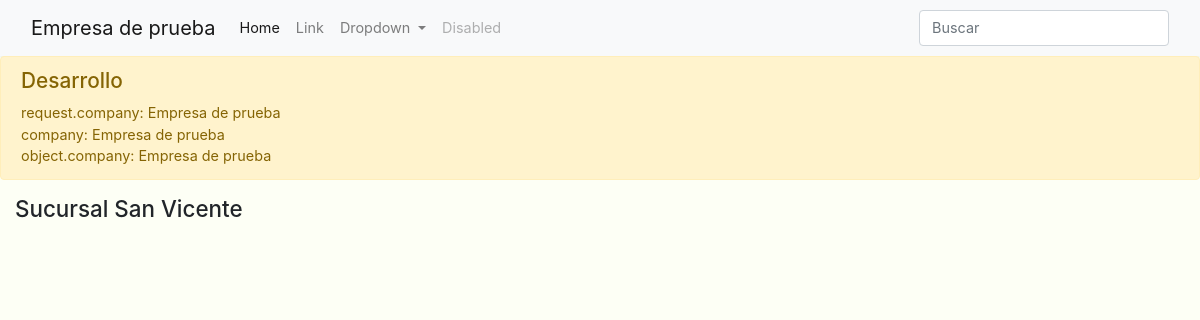
The page /company/company/1/warehouse/warehouse/list/1/ (signed in) on the database its author committed.
### company/models.py (models this page shows, shortened)
class Company(models.Model, utils.ModelBase):
    site = models.ForeignKey(Site, on_delete=models.PROTECT, editable=False)
    users = models.ManyToManyField(settings.AUTH_USER_MODEL, blank=True)
    admin_users = models.ManyToManyField(settings.AUTH_USER_MODEL,
    related_name="admin_users_company_set", blank=True)
    name = models.CharField(_l("nombre"), max_length=100,
    help_text=_l("nombre de la empresa para el público."))
    business_name = models.CharField(_l("Razón social"), max_length=100,
    help_text=_l("nombre legal registrado de la empresa."))
    is_active = models.BooleanField(_l("activo"), default=True)
    create_user = models.ForeignKey(settings.AUTH_USER_MODEL,
    related_name="create_user_company_set", on_delete=models.PROTECT, null=True,
    blank=True, editable=True)
    create_date = models.DateTimeField(auto_now_add=True, null=True,
    blank=True, editable=False)
    objects = models.Manager()
    on_site = CurrentSiteManager()
    class Meta:
        verbose_name = _l("empresa")
        verbose_name_plural = _l("empresas")
        ordering = ["site", "name"]
    def __str__(self):
        return self.name
    def user_has_access(self, user) -> bool:
        if (user in self.users.all()) or (user in self.admin_users.all()):
            return True
        return False

### warehouse/models.py (models this page shows, shortened)
class Warehouse(models.Model, utils.ModelBase):
    company = models.ForeignKey(Company, on_delete=models.PROTECT,
    help_text=_l("empresa a la que pertenece este almacén."))
    name = models.CharField(_l("nombre"), max_length=100,
    help_text=_l("nombre para el público."))
    address = models.CharField(_l("dirección"), max_length=500, blank=True)
    phones = models.CharField(_l("teléfonos"), max_length=100, blank=True)
    email = models.EmailField(_l("correo electrónico"), blank=True)
    is_active = models.BooleanField(_l("activo"), default=True)
    objects = models.Manager()
    on_site = WarehouseOnSiteManager()
    class Meta:
        verbose_name = _l("almacén")
        verbose_name_plural = _l("almacenes")
        ordering = ["company", "is_active", "name"]
    def __str__(self):
        return self.name

### warehouse/views.py (the view, shortened to what this page needs)
# urls.py: path("warehouse/list/<int:warehouse>/", views.WarehouseDetailView.as_view(), name="warehouse-warehouse-detail"),
@view_decorator(pk_in_url="warehouse")
class WarehouseDetailView(LoginRequiredMixin, DetailView):
    model = Warehouse

### base/context_processors.py (called while the page is built)
def base(request):
    return {
        "settings": settings,
        "title": "",
        "apps": [
            App(request, "warehouse", "Almacenes", "Gestión de almacenes", "house-fill", ""),
        ],
        "var": VAR,
    }

### unoletutils/libs/icons.py (called while the page is built, shortened)
def get_data(name: str, override: bool=True) -> str:
    if not ".svg" in name:
        name += ".svg"
    override = bool(override)
    if override is False:
        return open(ICON_DIR / name, "r").read() # Lanzará una excepción...
    try:
        return open(ICON_DIR / name, "r").read()
    except (OSError):
        return ""

def svg(name: str, size: str=None, fill: str=None, id: str=None) -> dict:
    fill = fill or 'var(--secondary)'
    try:
        svg = get_data(name, override=False)
    except (BaseException):
        return {"svg": "", "size": size, "fill": fill, "name": name, "id": id}
    svg = " ".join(svg.replace("\n", " ").split())
    if size in ("", "none", "null", "auto"):
        if (" width=" in svg):
            svg = re.sub(r'\swidth=(["\']).*?["\']\s', '', svg, count=1)
        if (" height=" in svg):
            svg = re.sub(r'\sheight=(["\']).*?["\']\s', '', svg, count=1)
    if (not " fill=" in svg):
        svg = re.sub(r'<svg\s', f'<svg fill="{fill}" ', svg, count=1)
    else:
        svg = re.sub(r'\sfill=(["\']).*?["\']\s', f' fill="{fill}" ', svg,
        count=1)
    return {"svg": svg, "size": size, "fill": fill, "name": name, "id": id}

### warehouse/templates/warehouse/warehouse_detail.html
{% extends 'warehouse/base.html' %}
{% block content %}
<div class="container-fluid">
    <h1>{{ object }}</h1>
</div>
{% endblock content %}

### base/templates/base/base.html (shortened to what this page needs)
{% load i18n %}
{% load humanize %}
<!DOCTYPE html>
<html lang="es">
<head>
    {% if setting.DEBUG %}
    <script src="/static/external/jquery/jquery-3.5.1.js"></script>
    <script src="/static/external/bootstrap/js/bootstrap.js"></script>
    <link rel="stylesheet" href="/static/external/bootstrap/css/bootstrap.css">
    {% else %}
    <link rel="stylesheet" href="/static/external/bootstrap/css/bootstrap.min.css">
    {% endif %}
    <link rel="stylesheet" href="/static/css/base-1.8.css">
</head>
<body>
    {% block navbar %}
    <nav class="navbar navbar-expand-lg navbar-light bg-light shadow-sm">
        <div class="container-fluid">
          <a class="navbar-brand" href="#">{% if company.logo %}<img src="{{ company.logo.url }}" alt="{{ company }}">{% elif company %}{{ company }}{% else %}{{ request.site.name }}{% endif %}</a>
          <div class="collapse navbar-collapse" id="navbarSupportedContent">
            <ul class="navbar-nav me-auto mb-2 mb-lg-0">
              <li class="nav-item">
                <a class="nav-link active" aria-current="page" href="#">Home</a>
              </li>
              <li class="nav-item">
                <a class="nav-link" href="#">Link</a>
              </li>
              <li class="nav-item dropdown">
                <a class="nav-link dropdown-toggle" href="#" id="navbarDropdown" role="button" data-bs-toggle="dropdown" aria-expanded="false">
                  Dropdown
                </a>
              </li>
              <li class="nav-item">
                <a class="nav-link disabled" href="#" tabindex="-1" aria-disabled="true">Disabled</a>
              </li>
            </ul>
            <form class="d-flex ml-auto">
              <input class="form-control me-2" type="search" placeholder="{% trans 'Buscar' %}" aria-label="Search">
            </form>
          </div>
        </div>
    </nav>
    {% endblock navbar %}
    <main>
      <div class="alert alert-warning">
        <h2>Desarrollo</h2>
        <div>request.company: {{ request.company }}</div>
        <div>company: {{ company }}</div>
        <div>object.company: {{ object.company }}</div>
      </div>
      {% block content %}
      {% endblock content %}
    </main>
</body>
</html>

### unoletutils/static/css/base-1.8.css (style rules this page uses)
:root { --unolet-white: #ffffff; --unolet-black: #454545; --unolet-gray: #757575; --unolet-red: #ff0000; --light2: rgb(238, 239, 240); }
html { scroll-behavior: smooth; }
body { background-color: rgb(253, 255, 245); }
body, .btn, .form-control, .form-control-plaintext, .dropdown-menu, .input-group-text, .custom-select, .popover-header, .table { font-size: 0.9rem; }
.nav-item .nav-link { color: #454545; }
h1, .h1 { font-size: 1.4rem; }
h2, .h2 { font-size: 1.3rem; }

### rows shown on the page
Company: name "Empresa de prueba", company "Empresa de prueba"
Warehouse: company "Empresa de prueba", name "Sucursal San Vicente"
